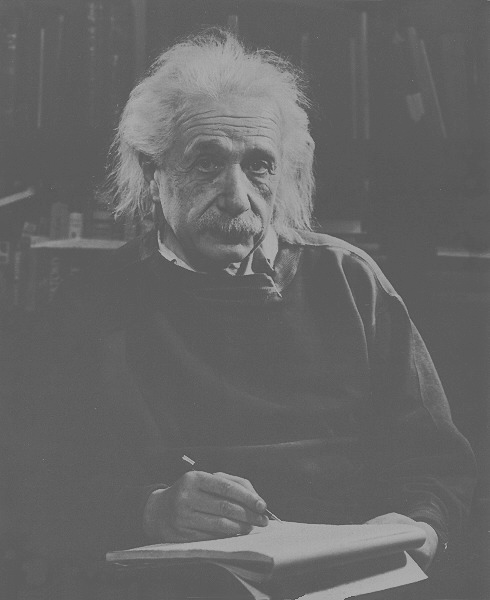
%> input picture Image-processing-Project2/HW2_einstein_orig.tif, 490 x 600 px
$ octave NO3.m   (GNU Octave 9; MATLAB toolbox functions it lacks are replaced by stand-ins)
%> lines starting %> are read from the running program, lines starting %| are printed output that depends on the picture
clear;
clc;
close all;
A = imread('HW2_einstein_orig.tif');
%> A is the input picture: size 600x490 uint8; min 74, max 178, mean 102.4
Ref =imread('NO3Reforigin.pgm');
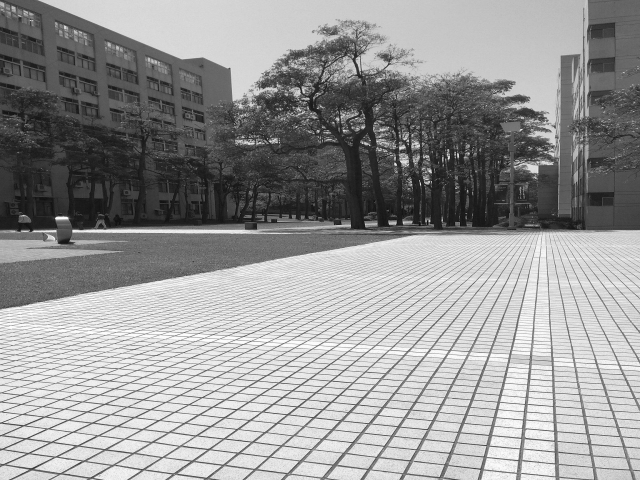
%> input picture Image-processing-Project2/NO3Reforigin.pgm, 640 x 480 px
%> Ref is the input picture: size 480x640 uint8; min 14, max 254, mean 151.8
figure
imhist(Ref,64)
title('Reforigin')
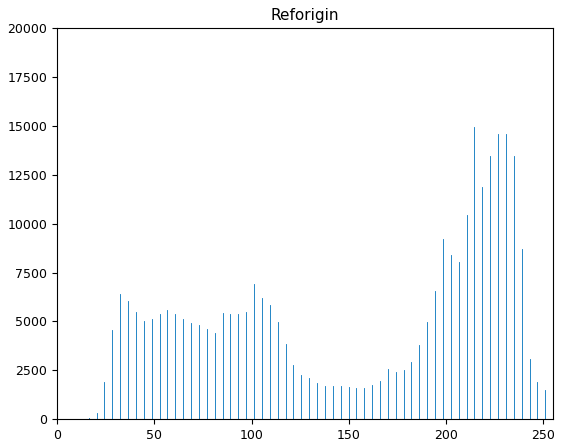
%> figure redrawn from the program's plot data; highest point at x = 214.5, y = 14958
Ref = imadjust(Ref,[ ],[ ],18);
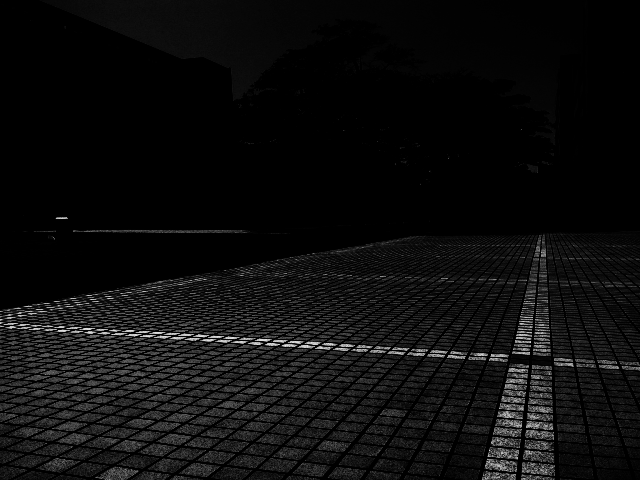
%> Ref: size 480x640 uint8; min 0, max 238, mean 13.7
imwrite(Ref,'NO3Ref.tif')
size(A)
%> ans = [600 490]
size(Ref)
%> ans = [480 640]
B = imhistmatch(A,Ref);
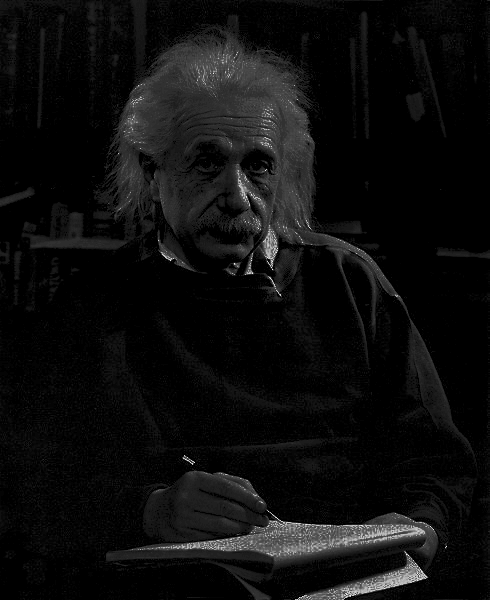
%> B: size 600x490 uint8; min 0, max 239, mean 13.7
imwrite(B,'NO3histogramatching.tif')
figure
imhist(A,64)
title('A')
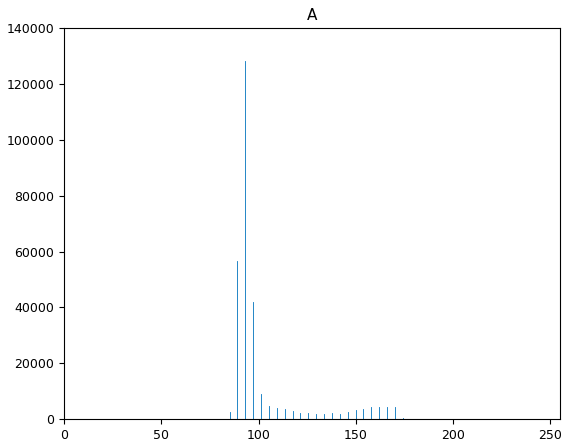
%> figure redrawn from the program's plot data; highest point at x = 93.1, y = 128152
figure
imhist(Ref,64)
title('Ref')
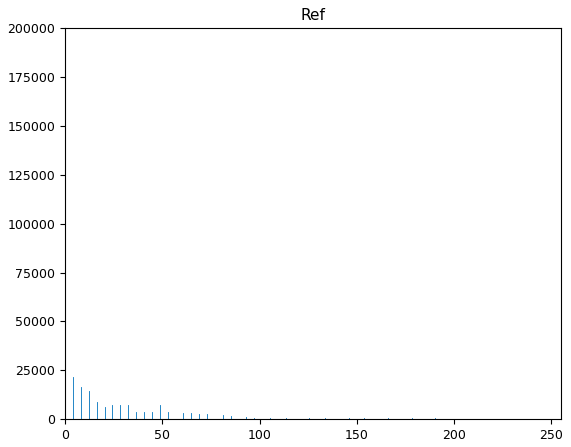
%> figure redrawn from the program's plot data; highest point at x = 0, y = 175005
figure
imhist(B,64)
title('B')
%> figure, not shown here; highest point at x = 0, y = 144956
